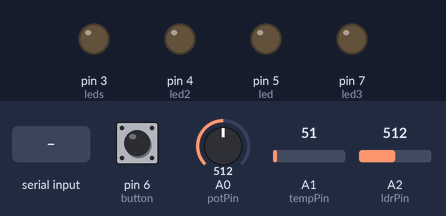
The sketch below on a simulated Arduino Uno, built with avr-gcc and run on an emulated ATmega328P. Parts: output pins drawn as LEDs (lit = HIGH). The inputs (shaded band) are chosen by the test bench; at power-on: pin 6 (button) LOW, A0 (potPin) = 512, A1 (tempPin) = 51, A2 (ldrPin) = 512.

Above: at 1.2 s.
1.3 s: "o" received over the second serial link
At 1.6 s:
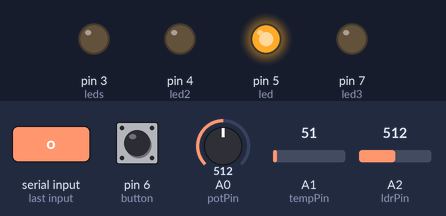
2.8 s: "p" received over the second serial link
At 3.5 s:
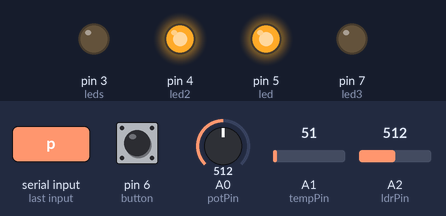
4.3 s: "f" received over the second serial link
At 5.3 s:
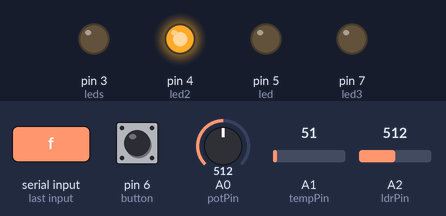
5.8 s: "r" received over the second serial link
At 7.1 s:
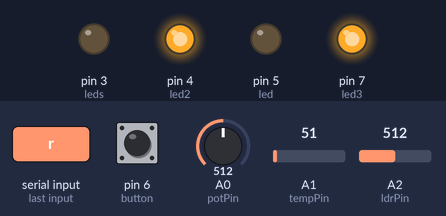
7.4 s: "t" received over the second serial link
At 8.6 s:
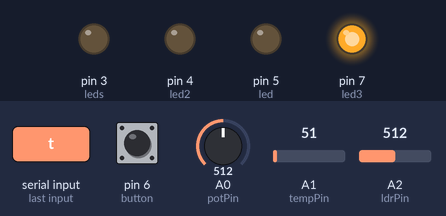
8.9 s: "v" received over the second serial link
At 9.5 s:
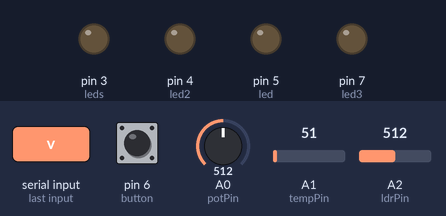
Timing chart, 0 to 11.4 s (numbered marks = the images above; inputs shaded):
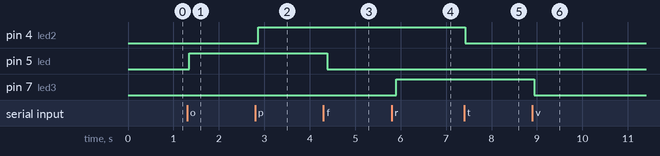

Measured:
- after the input at 1.3 s, pin 5 (led): LOW → HIGH after 0.05 s
- after the input at 2.8 s, pin 4 (led2): LOW → HIGH after 0.07 s
- after the input at 4.3 s, pin 5 (led): HIGH → LOW after 0.09 s
- after the input at 5.8 s, pin 7 (led3): LOW → HIGH after 0.10 s
- after the input at 7.4 s, pin 4 (led2): HIGH → LOW at once
- after the input at 8.9 s, pin 7 (led3): HIGH → LOW at once

The sketch:

ADAS-Arduino.ino
```cpp
//call the library and define the rx and tx pins for send and receive
#include <SoftwareSerial.h>
SoftwareSerial bluetooth(10,11);  //RX,TX

//char used to read the input
char data=0;

//put a led in pin 5 in arduino
int led = 5;
int led2 = 4;
int led3 = 7;

//pot setup and value
int potPin=A0;
int potValue=0;


//temp setup and value
int tempPin=A1;
float readValue , realValue;
int finalValue;

//ldr setup and value
int ldrPin=A2;
int ldrValue;

//button setup
int button =6;
int button_state=0;

int flag=0;

int leds=3;


void setup() {

//intainalize the Serial and the bluetooth with 9600 boot rat
Serial.begin(9600);
bluetooth.begin(9600);

//define the input and the output for the arduio
pinMode(led,OUTPUT);
pinMode(led2,OUTPUT);
pinMode(led3,OUTPUT);
pinMode(potPin,INPUT);
pinMode(tempPin,INPUT);
pinMode(ldrPin,INPUT);
pinMode(leds,OUTPUT);
pinMode(button,INPUT);

}

void loop() {

//read the value from the pot
potValue =analogRead(potPin);

//read the value from the temp
readValue=analogRead(tempPin);
realValue = readValue*5 /1023;
finalValue = realValue*100;

//read value from LDR
ldrValue=analogRead(ldrPin);

button_state=digitalRead(button);

sendAndroidValues();

    if(bluetooth.available()){
      data = bluetooth.read();
      if(data == 'o'){
        digitalWrite(led,HIGH);
        }
        else if(data == 'f'){
          digitalWrite(led,LOW);
          }
          else if(data == 'p'){
            digitalWrite(led2,HIGH);
           }else if(data == 't'){
            digitalWrite(led2,LOW);
            }
            else if(data == 'r'){
              digitalWrite(led3,HIGH);
              }else if(data == 'v'){
                digitalWrite(led3,LOW);
                }
      }
}


//send the value from the sensor over serial to BT module
void sendAndroidValues()
{
  //put # before the value so that the app know that new data send
  bluetooth.print('#');

  bluetooth.print(finalValue);
  bluetooth.print('+');

  bluetooth.print(ldrValue);
  bluetooth.print('+');

 //put the sensors value
  bluetooth.print(potValue);
  bluetooth.print('+');

  //put the button state
  bluetooth.print(button_state);
  bluetooth.print('+');


  //used to end the transimssion
  bluetooth.print('~');
  bluetooth.println();
  //add delay to eliminate missed data
  delay(150);
  }
```
